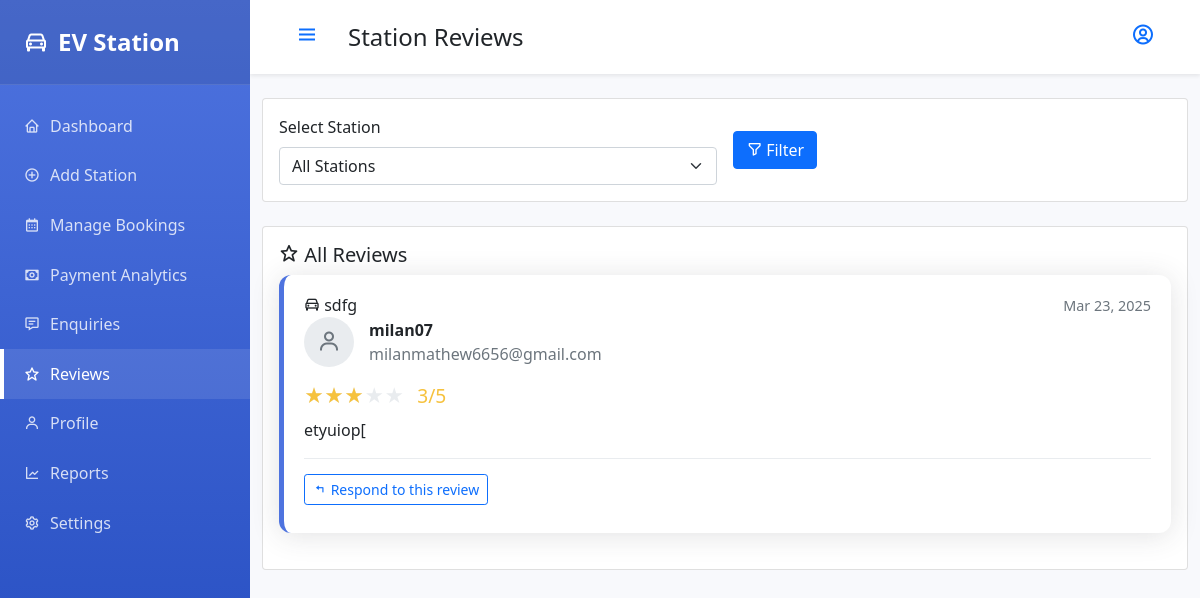
The app's page /view-reviews.php (signed in) with its own data.
### tables this page shows
CREATE TABLE `station_reviews` (
  `id` int(11) NOT NULL,
  `user_id` int(11) NOT NULL,
  `station_id` int(11) NOT NULL,
  `rating` int(11) NOT NULL,
  `review_text` text NOT NULL,
  `created_at` datetime NOT NULL,
  `updated_at` datetime DEFAULT NULL,
  `owner_response` text DEFAULT NULL,
  `response_date` datetime DEFAULT NULL
);

CREATE TABLE `charging_stations` (
  `station_id` int(11) NOT NULL,
  `owner_name` varchar(100) NOT NULL,
  `name` varchar(100) NOT NULL,
  `location` point NOT NULL,
  `address` varchar(255) NOT NULL,
  `operator_id` int(11) DEFAULT NULL,
  `price` decimal(10,2) NOT NULL DEFAULT 0.00,
  `charger_types` longtext NOT NULL CHECK (json_valid(`charger_types`)),
  `total_slots` int(11) NOT NULL,
  `available_slots` int(11) NOT NULL DEFAULT 0,
  `status` enum('active','inactive','maintenance') DEFAULT 'active',
  `image` varchar(255) DEFAULT NULL,
  `created_at` timestamp NOT NULL DEFAULT current_timestamp(),
  `updated_at` timestamp NOT NULL DEFAULT current_timestamp() ON UPDATE current_timestamp(),
  `price_per_hour` decimal(10,2) NOT NULL DEFAULT 100.00
);

CREATE TABLE `tbl_users` (
  `user_id` int(11) NOT NULL,
  `email` varchar(255) NOT NULL,
  `passwordhash` varchar(255) NOT NULL,
  `name` varchar(100) NOT NULL,
  `username` varchar(100) NOT NULL,
  `phone_number` varchar(20) DEFAULT NULL,
  `profile_picture` varchar(255) DEFAULT NULL,
  `is_admin` tinyint(1) DEFAULT 0,
  `created_at` timestamp NOT NULL DEFAULT current_timestamp(),
  `status` enum('pending','active','inactive') DEFAULT 'pending',
  `updated_at` timestamp NOT NULL DEFAULT current_timestamp() ON UPDATE current_timestamp(),
  `verification_token` varchar(64) DEFAULT NULL,
  `token_expiry` datetime DEFAULT NULL,
  `otp` varchar(6) DEFAULT NULL,
  `otp_expiration` datetime DEFAULT NULL,
  `is_verified` tinyint(1) DEFAULT 0
);

### view-reviews.php (the view, shortened to what this page needs)
<?php
require_once 'config.php';
$stations = [];
$reviews = [];
$selectedStationId = isset($_GET['station_id']) ? (int)$_GET['station_id'] : 0;
try {
    $pdo->exec("
        ALTER TABLE station_reviews
        ADD COLUMN IF NOT EXISTS owner_response TEXT NULL,
        ADD COLUMN IF NOT EXISTS response_date DATETIME NULL
    ");
} catch (PDOException $e) {
    error_log("Error modifying reviews table: " . $e->getMessage());
}
try {
    $stmtStations = $pdo->prepare("
        SELECT station_id, name
        FROM charging_stations
        WHERE owner_name = ?
        ORDER BY name
    ");
    $stmtStations->execute([$_SESSION['owner_name']]);
    $stations = $stmtStations->fetchAll();
    $reviewsQuery = "
        SELECT
            sr.id,
            sr.station_id,
            cs.name as station_name,
            sr.user_id,
            u.name as user_name,
            u.email as user_email,
            sr.rating,
            sr.review_text,
            sr.owner_response,
            sr.response_date,
            sr.created_at,
            sr.updated_at
        FROM station_reviews sr
        JOIN charging_stations cs ON sr.station_id = cs.station_id
        JOIN tbl_users u ON sr.user_id = u.user_id
        WHERE cs.owner_name = ?
    ";
    $queryParams = [$_SESSION['owner_name']];
    $reviewsQuery .= " ORDER BY sr.created_at DESC";
    $stmtReviews = $pdo->prepare($reviewsQuery);
    $stmtReviews->execute($queryParams);
    $reviews = $stmtReviews->fetchAll();
} catch (PDOException $e) {
    error_log("Database error: " . $e->getMessage());
    $error = "An error occurred while loading the reviews. Please try again later.";
} catch (Exception $e) {
    error_log("General error: " . $e->getMessage());
    $error = "An error occurred while loading the reviews. Please try again later.";
}
?>
<!DOCTYPE html>
<html lang="en">
<head>
    <link href="https://cdn.jsdelivr.net/npm/bootstrap@5.1.3/dist/css/bootstrap.min.css" rel="stylesheet">
    <link href="https://cdn.jsdelivr.net/npm/boxicons@2.0.7/css/boxicons.min.css" rel="stylesheet">
</head>
<body>
    <div class="page-container">
        <div class="sidebar-container" id="sidebar">
            <div class="sidebar-header">
                <a href="station-owner-dashboard.php" class="sidebar-brand">
                    <i class='bx bx-car'></i>
                    <span>EV Station</span>
                </a>
            </div>
            <div class="sidebar-nav">
                <a href="station-owner-dashboard.php" class="sidebar-link">
                    <i class='bx bx-home'></i>
                    <span>Dashboard</span>
                </a>
                <a href="so_add_station.php" class="sidebar-link">
                    <i class='bx bx-plus-circle'></i>
                    <span>Add Station</span>
                </a>
                <a href="manage-booking.php" class="sidebar-link">
                    <i class='bx bx-calendar'></i>
                    <span>Manage Bookings</span>
                </a>
                <a href="station_owner/payment_analytics.php" class="sidebar-link">
                    <i class='bx bx-money'></i>
                    <span>Payment Analytics</span>
                </a>
                <a href="view-enquiries.php" class="sidebar-link">
                    <i class='bx bx-message-detail'></i>
                    <span>Enquiries</span>
                </a>
                <a href="view-reviews.php" class="sidebar-link active">
                    <i class='bx bx-star'></i>
                    <span>Reviews</span>
                </a>
                <a href="station_owner/so_profile.php" class="sidebar-link">
                    <i class='bx bx-user'></i>
                    <span>Profile</span>
                </a>
                <a href="reports.php" class="sidebar-link">
                    <i class='bx bx-line-chart'></i>
                    <span>Reports</span>
                </a>
                <a href="settings.php" class="sidebar-link">
                    <i class='bx bx-cog'></i>
                    <span>Settings</span>
                </a>
            </div>
        </div>
        <div class="main-content">
            <header class="main-header">
                <div class="d-flex align-items-center">
                    <button class="btn btn-link" id="sidebarToggle">
                        <i class='bx bx-menu fs-4'></i>
                    </button>
                    <h4 class="mb-0 ms-3">Station Reviews</h4>
                </div>
                <div class="dropdown">
                    <button class="btn btn-link" type="button" id="userMenuButton" data-bs-toggle="dropdown">
                        <i class='bx bx-user-circle fs-4'></i>
                    </button>
                </div>
            </header>
            <div class="container-fluid py-4">
                <div class="card mb-4">
                    <div class="card-body">
                        <form action="view-reviews.php" method="get" class="row g-3 align-items-center">
                            <div class="col-md-6">
                                <label for="station_id" class="form-label">Select Station</label>
                                <select name="station_id" id="station_id" class="form-select">
                                    <option value="0">All Stations</option>
                                </select>
                            </div>
                            <div class="col-auto d-flex align-items-end">
                                <button type="submit" class="btn btn-primary">
                                    <i class='bx bx-filter-alt'></i> Filter
                                </button>
                            </div>
                        </form>
                    </div>
                </div>
                <div class="row">
                    <div class="col-12">
                        <div class="card">
                            <div class="card-body">
                                <h5 class="card-title">
                                    <i class='bx bx-star'></i>
                                    <?php echo $selectedStationId > 0 ? 'Reviews for ' . htmlspecialchars(array_filter($stations, fn($s) => $s['station_id'] == $selectedStationId)[0]['name'] ?? '') : 'All Reviews'; ?>
                                </h5>
                                <?php if (empty($reviews)): ?>
                                    <div class="alert alert-info">
                                        No reviews found for this station.
                                    </div>
                                <?php else: ?>
                                    <div class="reviews-container">
                                        <?php foreach ($reviews as $review): ?>
                                            <div class="review-card">
                                                <div class="d-flex justify-content-between align-items-center">
                                                    <h6 class="station-name mb-0">
                                                        <i class='bx bx-car'></i> <?php echo htmlspecialchars($review['station_name']); ?>
                                                    </h6>
                                                    <div class="review-date">
                                                        <?php echo date('M d, Y', strtotime($review['created_at'])); ?>
                                                    </div>
                                                </div>
                                                <div class="user-info">
                                                    <div class="user-avatar">
                                                        <i class='bx bx-user'></i>
                                                    </div>
                                                    <div>
                                                        <div class="fw-bold"><?php echo htmlspecialchars($review['user_name']); ?></div>
                                                        <div class="text-muted"><?php echo htmlspecialchars($review['user_email']); ?></div>
                                                    </div>
                                                </div>
                                                <div class="rating mb-2">
                                                    <div class="stars-container">
                                                        <div class="stars-inactive">★★★★★</div>
                                                        <div class="stars-active" style="width: <?php echo ($review['rating'] / 5) * 100; ?>%">★★★★★</div>
                                                    </div>
                                                    <span class="ms-2"><?php echo $review['rating']; ?>/5</span>
                                                </div>
                                                <div class="review-content mb-3">
                                                    <?php echo nl2br(htmlspecialchars($review['review_text'])); ?>
                                                </div>
                                                <?php if (!empty($review['owner_response'])): ?>
                                                    <div class="response-area">
                                                        <div class="fw-bold mb-2">Your Response:</div>
                                                        <div class="owner-response">
                                                            <div class="mb-2 text-muted">
                                                                <?php echo date('M d, Y', strtotime($review['response_date'])); ?>
                                                            </div>
                                                            <?php echo nl2br(htmlspecialchars($review['owner_response'])); ?>
                                                        </div>
                                                    </div>
                                                <?php else: ?>
                                                    <div class="response-area">
                                                        <button class="btn btn-sm btn-outline-primary mb-2" type="button"
                                                                data-bs-toggle="collapse" data-bs-target="#response-form-<?php echo $review['id']; ?>">
                                                            <i class='bx bx-reply'></i> Respond to this review
                                                        </button>
                                                    </div>
                                                <?php endif; ?>
                                            </div>
                                        <?php endforeach; ?>
                                    </div>
                                <?php endif; ?>
                            </div>
                        </div>
                    </div>
                </div>
            </div>
        </div>
    </div>
</body>
</html>

### view-reviews.php (style rules this page uses)
:root { --primary-color: #4e73df; --secondary-color: #1cc88a; --info-color: #36b9cc; --warning-color: #f6c23e; --dark-color: #5a5c69; }
body { background-color: #f8f9fc; }
.page-container { display: flex; min-height: 100vh; }
.sidebar-container { width: 250px; background: linear-gradient(180deg, #4e73df 0%, #224abe 100%); position: fixed; height: 100vh; z-index: 1000; }
.sidebar-header { padding: 1.5rem; background: rgba(0, 0, 0, 0.1); border-bottom: 1px solid rgba(255, 255, 255, 0.1); }
.sidebar-brand { color: white; font-size: 1.5rem; font-weight: 700; text-decoration: none; display: flex; align-items: center; gap: 10px; }
.sidebar-nav { padding: 1rem 0; }
.sidebar-link { padding: 0.8rem 1.5rem; color: rgba(255, 255, 255, 0.8); display: flex; align-items: center; gap: 10px; transition: all 0.3s ease; text-decoration: none; position: relative; }
.sidebar-link:hover, .sidebar-link.active { color: white; background: rgba(255, 255, 255, 0.1); text-decoration: none; }
.sidebar-link.active::before { content: ''; position: absolute; left: 0; top: 0; height: 100%; width: 4px; background: white; }
.main-content { flex: 1; margin-left: 250px; background: #f8f9fc; min-height: 100vh; }
.main-header { background: white; padding: 1rem 2rem; box-shadow: 0 2px 4px rgba(0,0,0,0.08); display: flex; justify-content: space-between; align-items: center; position: sticky; top: 0; z-index: 999; }
.review-card { background: white; border-radius: 12px; padding: 20px; margin-bottom: 20px; box-shadow: 0 0.15rem 1.75rem 0 rgba(58, 59, 69, 0.15); transition: transform 0.3s, box-shadow 0.3s; border-left: 5px solid var(--primary-color); }
.rating { color: #f6c23e; font-size: 1.2rem; }
.review-date { color: #6c757d; font-size: 0.9rem; }
.user-info { display: flex; align-items: center; margin-bottom: 15px; }
.user-avatar { width: 50px; height: 50px; border-radius: 50%; background-color: #e9ecef; display: flex; align-items: center; justify-content: center; margin-right: 15px; font-size: 1.5rem; color: #6c757d; }
.response-area { border-top: 1px solid #e9ecef; margin-top: 15px; padding-top: 15px; }
.stars-container { display: inline-block; position: relative; }
.stars-inactive { color: #e9ecef; }
.stars-active { color: #f6c23e; overflow: hidden; position: absolute; top: 0; left: 0; white-space: nowrap; }

### records on screen
station_reviews: station.name "sdfg", created_at "Mar 23, 2025", user.name "milan07", user.email "milanmathew6656@gmail.com", rating "3", review_text "etyuiop["
